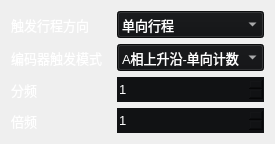
               <widget class="QWidget" name="page_15">
                <layout class="QGridLayout" name="gridLayout_31">
                 <item row="2" column="0">
                  <layout class="QHBoxLayout" name="horizontalLayout_116">
                   <item>
                    <widget class="QLabel" name="label_136">
                     <property name="sizePolicy">
                      <sizepolicy hsizetype="Fixed" vsizetype="Preferred">
                       <horstretch>0</horstretch>
                       <verstretch>0</verstretch>
                      </sizepolicy>
                     </property>
                     <property name="minimumSize">
                      <size>
                       <width>100</width>
                       <height>0</height>
                      </size>
                     </property>
                     <property name="font">
                      <font>
                       <pointsize>10</pointsize>
                      </font>
                     </property>
                     <property name="styleSheet">
                      <string notr="true">color: rgb(255, 255, 255);</string>
                     </property>
                     <property name="text">
                      <string>分频</string>
                     </property>
                    </widget>
                   </item>
                   <item>
                    <widget class="QSpinBox" name="FenPinSpinBox_2">
                     <property name="minimumSize">
                      <size>
                       <width>60</width>
                       <height>25</height>
                      </size>
                     </property>
                     <property name="font">
                      <font>
                       <pointsize>10</pointsize>
                      </font>
                     </property>
                     <property name="styleSheet">
                      <string notr="true">background-color: rgb(17, 18, 20);
border:none;
color:rgb(255,255,255);</string>
                     </property>
                     <property name="value">
                      <number>1</number>
                     </property>
                    </widget>
                   </item>
                  </layout>
                 </item>
                 <item row="3" column="0">
                  <layout class="QHBoxLayout" name="horizontalLayout_117">
                   <item>
                    <widget class="QLabel" name="label_137">
                     <property name="sizePolicy">
                      <sizepolicy hsizetype="Fixed" vsizetype="Preferred">
                       <horstretch>0</horstretch>
                       <verstretch>0</verstretch>
                      </sizepolicy>
                     </property>
                     <property name="minimumSize">
                      <size>
                       <width>100</width>
                       <height>0</height>
                      </size>
                     </property>
                     <property name="font">
                      <font>
                       <pointsize>10</pointsize>
                      </font>
                     </property>
                     <property name="styleSheet">
                      <string notr="true">color: rgb(255, 255, 255);</string>
                     </property>
                     <property name="text">
                      <string>倍频</string>
                     </property>
                    </widget>
                   </item>
                   <item>
                    <widget class="QSpinBox" name="BeiPinSpinBox_2">
                     <property name="minimumSize">
                      <size>
                       <width>60</width>
                       <height>25</height>
                      </size>
                     </property>
                     <property name="font">
                      <font>
                       <pointsize>10</pointsize>
                      </font>
                     </property>
                     <property name="styleSheet">
                      <string notr="true">background-color: rgb(17, 18, 20);
border:none;
color:rgb(255,255,255);</string>
                     </property>
                     <property name="value">
                      <number>1</number>
                     </property>
                    </widget>
                   </item>
                  </layout>
                 </item>
                 <item row="0" column="0">
                  <layout class="QHBoxLayout" name="horizontalLayout_114">
                   <item>
                    <widget class="QLabel" name="label_134">
                     <property name="sizePolicy">
                      <sizepolicy hsizetype="Fixed" vsizetype="Preferred">
                       <horstretch>0</horstretch>
                       <verstretch>0</verstretch>
                      </sizepolicy>
                     </property>
                     <property name="minimumSize">
                      <size>
                       <width>100</width>
                       <height>0</height>
                      </size>
                     </property>
                     <property name="font">
                      <font>
                       <pointsize>10</pointsize>
                      </font>
                     </property>
                     <property name="styleSheet">
                      <string notr="true">color: rgb(255, 255, 255);</string>
                     </property>
                     <property name="text">
                      <string>触发行程方向</string>
                     </property>
                    </widget>
                   </item>
                   <item>
                    <widget class="QComboBox" name="ChuFaCombox_3">
                     <property name="minimumSize">
                      <size>
                       <width>60</width>
                       <height>27</height>
                      </size>
                     </property>
                     <property name="font">
                      <font>
                       <pointsize>10</pointsize>
                      </font>
                     </property>
                     <property name="styleSheet">
                      <string notr="true">background-color: rgb(17, 18, 20);
color:rgb(255,255,255);</string>
                     </property>
                     <item>
                      <property name="text">
                       <string>单向行程</string>
                      </property>
                     </item>
                     <item>
                      <property name="text">
                       <string>回退跟踪(反向不计)</string>
                      </property>
                     </item>
                     <item>
                      <property name="text">
                       <string>回退忽略</string>
                      </property>
                     </item>
                     <item>
                      <property name="text">
                       <string>双向扫描</string>
                      </property>
                     </item>
                    </widget>
                   </item>
                  </layout>
                 </item>
                 <item row="1" column="0">
                  <layout class="QHBoxLayout" name="horizontalLayout_115">
                   <item>
                    <widget class="QLabel" name="label_135">
                     <property name="sizePolicy">
                      <sizepolicy hsizetype="Fixed" vsizetype="Preferred">
                       <horstretch>0</horstretch>
                       <verstretch>0</verstretch>
                      </sizepolicy>
                     </property>
                     <property name="minimumSize">
                      <size>
                       <width>100</width>
                       <height>0</height>
                      </size>
                     </property>
                     <property name="font">
                      <font>
                       <pointsize>10</pointsize>
                      </font>
                     </property>
                     <property name="styleSheet">
                      <string notr="true">color: rgb(255, 255, 255);</string>
                     </property>
                     <property name="text">
                      <string>编码器触发模式</string>
                     </property>
                    </widget>
                   </item>
                   <item>
                    <widget class="QComboBox" name="EnCodeTriComBox_2">
                     <property name="minimumSize">
                      <size>
                       <width>60</width>
                       <height>27</height>
                      </size>
                     </property>
                     <property name="font">
                      <font>
                       <pointsize>10</pointsize>
                      </font>
                     </property>
                     <property name="styleSheet">
                      <string notr="true">background-color: rgb(17, 18, 20);
color:rgb(255,255,255);</string>
                     </property>
                     <item>
                      <property name="text">
                       <string>A相上升沿-单向计数</string>
                      </property>
                     </item>
                     <item>
                      <property name="text">
                       <string>A相上升沿-双向计数</string>
                      </property>
                     </item>
                     <item>
                      <property name="text">
                       <string>A相双边沿-双向计数</string>
                      </property>
                     </item>
                     <item>
                      <property name="text">
                       <string>A&amp;B相双边沿-双向</string>
                      </property>
                     </item>
                    </widget>
                   </item>
                  </layout>
                 </item>
                </layout>
               </widget>
